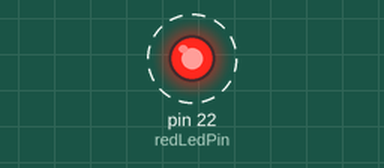
The program below on a simulated Raspberry Pi (header pin numbers). Parts: output pins drawn as LEDs (lit = HIGH). Dashed ring = blinking.

Above: at 0.5 s.
Timing chart, 0 to 4.6 s (numbered marks = the images above):
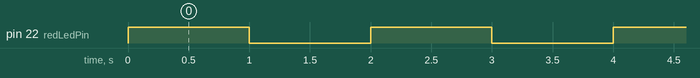

The program:

led-blink.py
```python
import RPi.GPIO as GPIO
import time

def blink(ledPin):
    GPIO.output(ledPin, GPIO.HIGH)
    time.sleep(1)
    GPIO.output(ledPin, GPIO.LOW)
    time.sleep(1)
    return

# tell GPIO to use the Pi's board numbering for pins
GPIO.setmode(GPIO.BOARD)

redLedPin = 22

# set data direction of LED pin to output
GPIO.setup(redLedPin, GPIO.OUT)

# loop until keyboard interrupt

try:
    while True:
        blink(redLedPin)
except KeyboardInterrupt:
    pass

GPIO.cleanup()
```

Measured:
- by itself, pin 22 (redLedPin): alternates HIGH for 1.0 s and LOW for 1.0 s
